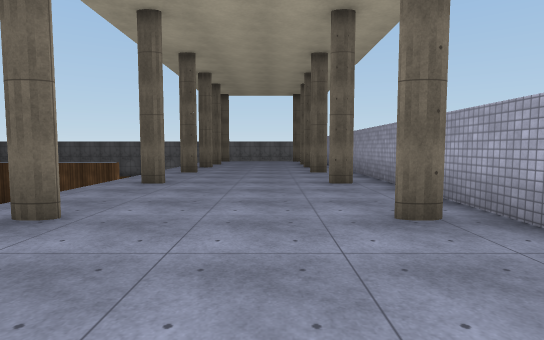
View 1 (above)

12 first-person views from a walk through a Unity game level. The camera is 1.5 m above the floor, tilts 4° down and sees 80° across. The floor is counted in squares, 2 m on a side. Each view is taken from the middle of a square. On the plan, view 1 faces up. The plan holds only what a view shows up to about 11 squares ahead; the rest is blank. The place goes on beyond the plan. The player is left out. Surface patterns are stand-ins for the level's own textures.

View 2
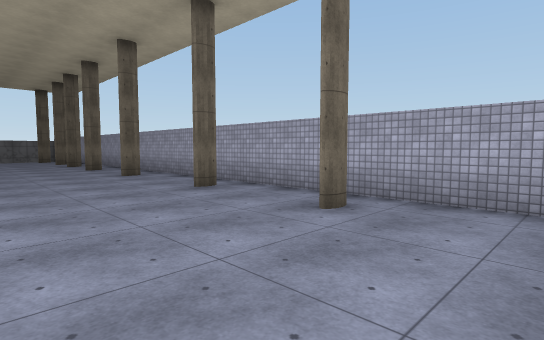

View 3
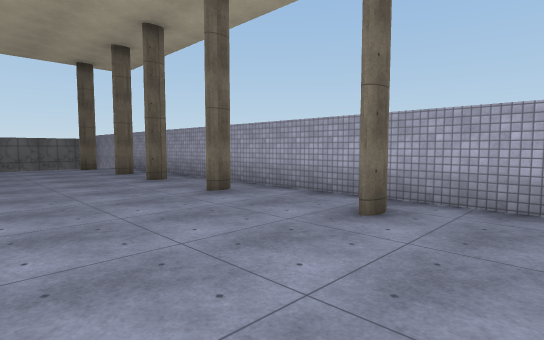

View 4
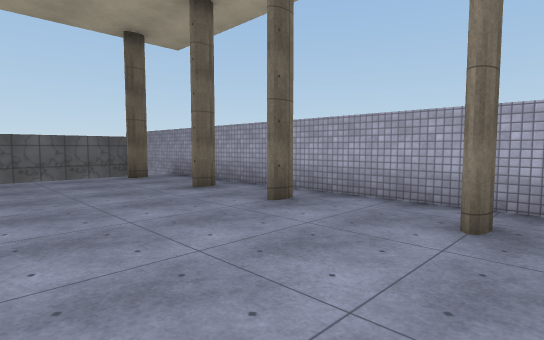

View 5
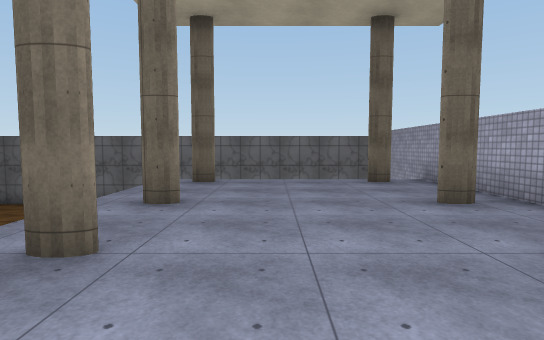

View 6
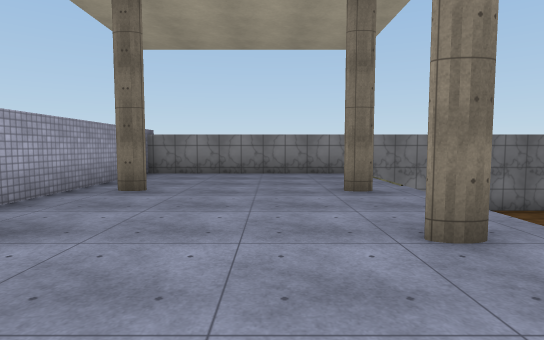

View 7
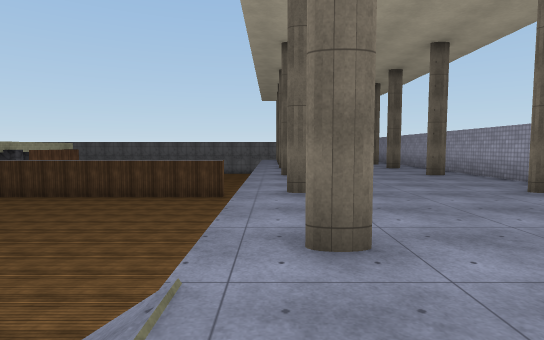

View 8
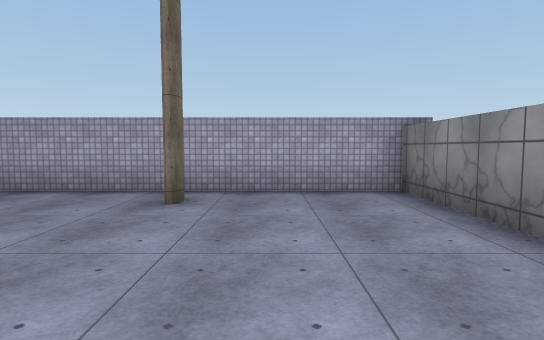

View 9
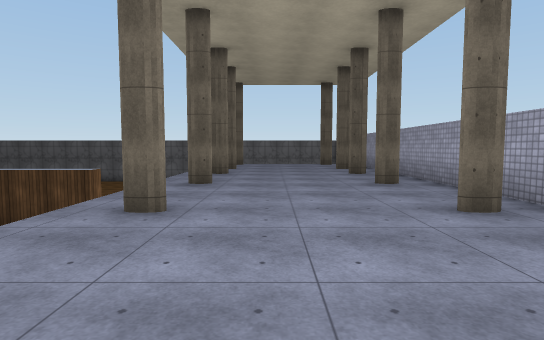

View 10
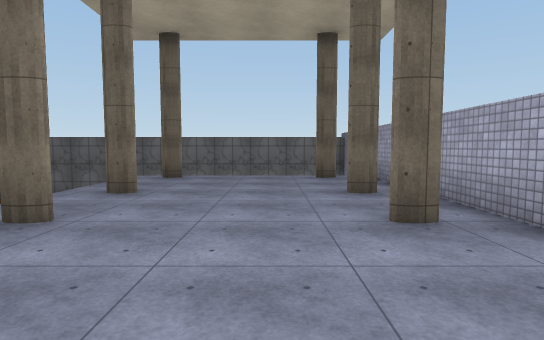

View 11
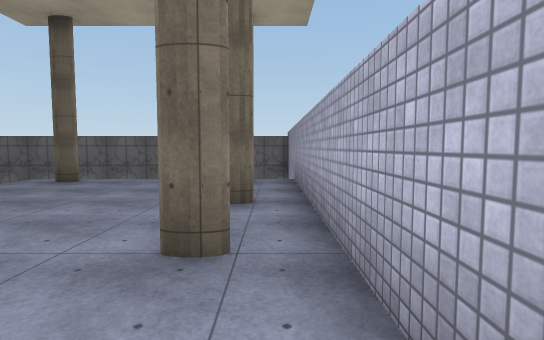

View 12
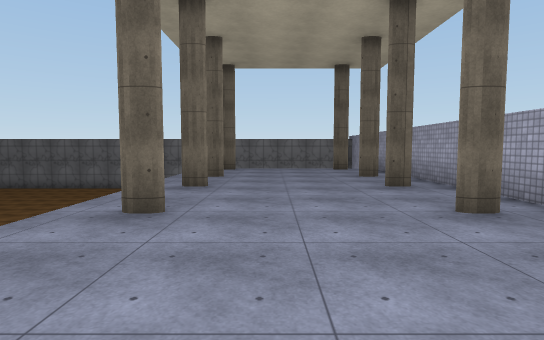

### Floor plan
Key: @ floor where view 1 was taken; # wall or solid block; x gap in a wall; . floor; v drop or lower ground.
Columns run from 4 left of view 1 to 3 right of it. Each row starts with its distance up from view 1.
 20 vvvvvvv#
 19        #
 18  vvvvvv#
 17 v#...#.#
 16 v......#
 15 v......#
 14  #...#.#
 13 v......#
 12  #...#.#
 11 v......#
 10 v#...#.#
  9 v......#
  8 v......#
  7 v#...#.#
  6 v......#
  5 v......#
  4 v......#
  3 v#.....#
  2 v......#
  1 v......#
  0 v#..@#.#
 -1 v......#
 -2 v......#
 -3 x......#
 -4  #######

Positions as (right, up) in squares from view 1, and headings:
1: (0, 0), facing up
2: (-2, -2), facing up-right
3: (-2, 5), facing up-right
4: (-2, 9), facing up-right
5: (-1, 10), facing up
6: (-1, 6), facing down
7: (-3, -2), facing up
8: (-3, -1), facing right
9: (-1, 3), facing up
10: (0, 9), facing up
11: (2, 10), facing up
12: (-1, 6), facing up
